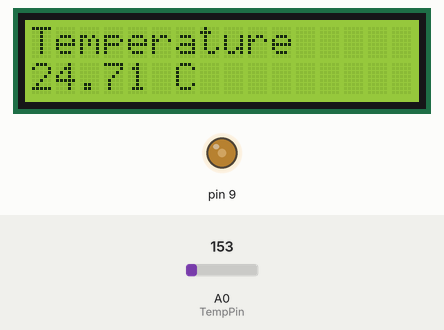
Simulated run of this sketch. Board: Arduino Uno, built with avr-gcc and run on an emulated ATmega328P. On the bench: 16×2 character LCD, output pins drawn as LEDs (lit = HIGH). The test bench sets the inputs (shaded band); at power-on: A0 (TempPin) = 153. What the sketch prints to the serial monitor is not drawn.

Above: at 1.2 s.
1.3 s: A0 (TempPin) set to 221
At 3.2 s:
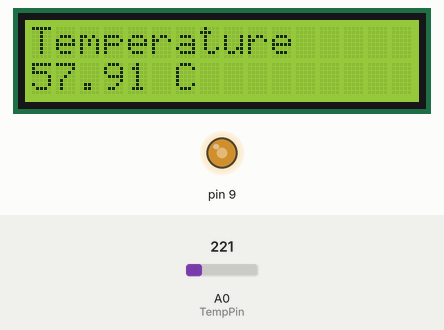
3.5 s: A0 (TempPin) set to 191
At 5.1 s:
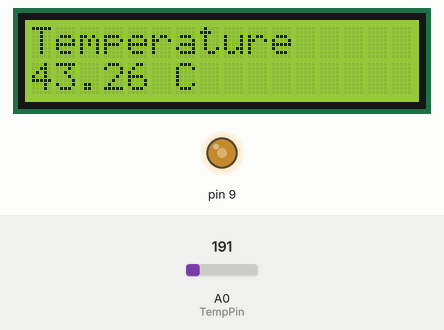
5.5 s: A0 (TempPin) set to 175
At 6.9 s:
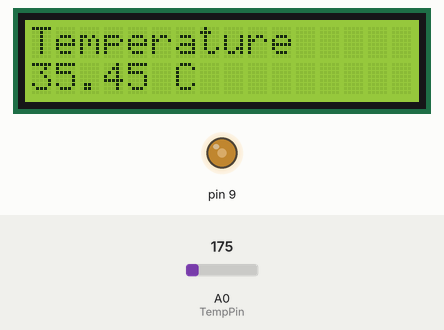
Timing chart, 0 to 8.5 s (numbered marks = the images above; inputs shaded):
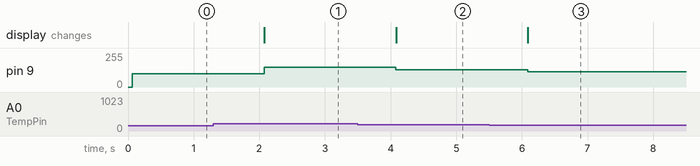

The sketch:

digital_thermometer_with_security_motor1.ino
```cpp
/*
 The LiquidCrystal
 library works with all LCD displays that are compatible with the
 Hitachi HD44780 driver. There are many of them out there, and you
 can usually tell them by the 16-pin interface.


  The circuit:
 * LCD RS pin to digital pin 12
 * LCD Enable pin to digital pin 11
 * LCD D4 pin to digital pin 5
 * LCD D5 pin to digital pin 4
 * LCD D6 pin to digital pin 3
 * LCD D7 pin to digital pin 2
 * LCD R/W pin to ground
 * LCD VSS pin to ground
 * LCD VCC pin to 5V
 * ends to +5V and ground
 * wiper to LCD VO pin (pin 3) as contrast
*/

// include the library code:
#include <LiquidCrystal.h>

#define TempPin A0

// initialize the library by associating any needed LCD interface pin
// with the arduino pin number it is connected to
const int rs = 12, en = 11, d4 = 5, d5 = 4, d6 = 3, d7 = 2;
// LCD screen setup RS,E,D4,D5,D6,D7
LiquidCrystal lcd(rs, en, d4, d5, d6, d7);

void setup() {
  //serial communication with monitor begins
  Serial.begin(9600);


  //input
  pinMode(TempPin,INPUT);
  // set up the LCD's number of columns and rows:
  lcd.begin(16, 2);
  // Print a message to the LCD.
  lcd.print("Temperature");

}

void loop() {

  //getting the voltage reading from the temperature sensor
 int reading = analogRead(TempPin);

 // converting that reading to voltage
 float voltage = reading * 5.0;

 voltage /= 1024.0;


 // now print out the temperature
 float temperatureC = (voltage - 0.5) * 100 ;
 //converting from 10 mv per degree with 500 mV offset
 //to degrees ((voltage - 500mV) times 100)

//match the temperature values to a new pwmvoltage using
//map function(minimum temperature -40, maximum temperature 125)

  int pwmvoltage=map(temperatureC,-40,125,0,255);
    analogWrite(9,pwmvoltage);


   Serial.println(voltage);

  // set the cursor to column 0, line 1
  // (note: line 1 is the second row, since counting begins with 0):
  lcd.setCursor(0, 1);
 //print the number of seconds since reset:
 // lcd.print("           ");
  //now print out the temperature
  lcd.print("              ");
  lcd.setCursor(0, 1);
  lcd.print(temperatureC);
  lcd.print(" C");
  delay(1000);
}
```

Measured:
- after the input at 1.3 s, pin 9: 98/255 → 149/255 after 0.77 s; the display: changes after 0.78 s (image 1)
- after the input at 3.5 s, pin 9: 149/255 → 128/255 after 0.58 s; the display: changes after 0.58 s (image 2)
- after the input at 5.5 s, pin 9: 128/255 → 115/255 after 0.59 s; the display: changes after 0.59 s (image 3)
